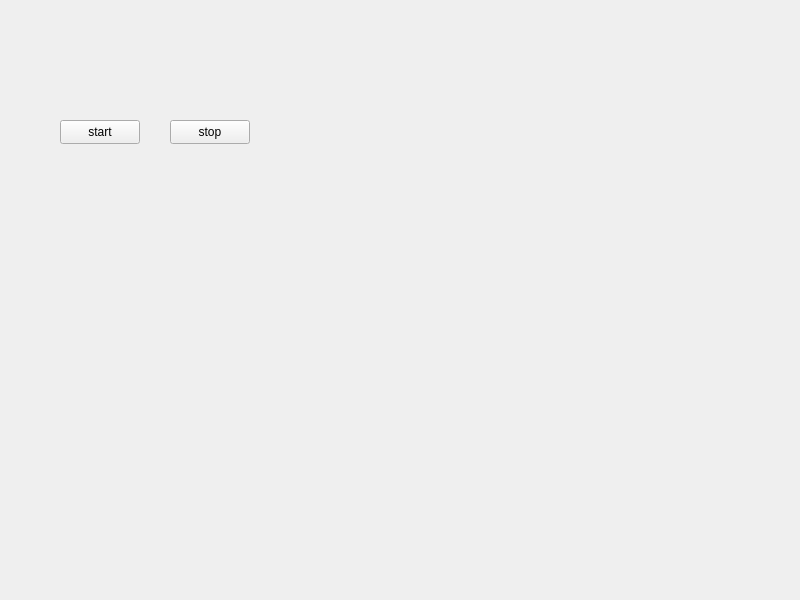
<?xml version="1.0" encoding="UTF-8"?>
<ui version="4.0">
 <class>Widget</class>
 <widget class="QWidget" name="Widget">
  <property name="geometry">
   <rect>
    <x>0</x>
    <y>0</y>
    <width>800</width>
    <height>600</height>
   </rect>
  </property>
  <property name="windowTitle">
   <string>Widget</string>
  </property>
  <widget class="QPushButton" name="startBtn">
   <property name="geometry">
    <rect>
     <x>60</x>
     <y>120</y>
     <width>80</width>
     <height>24</height>
    </rect>
   </property>
   <property name="text">
    <string>start</string>
   </property>
  </widget>
  <widget class="QPushButton" name="pushButton_2">
   <property name="geometry">
    <rect>
     <x>170</x>
     <y>120</y>
     <width>80</width>
     <height>24</height>
    </rect>
   </property>
   <property name="text">
    <string>stop</string>
   </property>
  </widget>
 </widget>
 <resources/>
 <connections/>
</ui>
